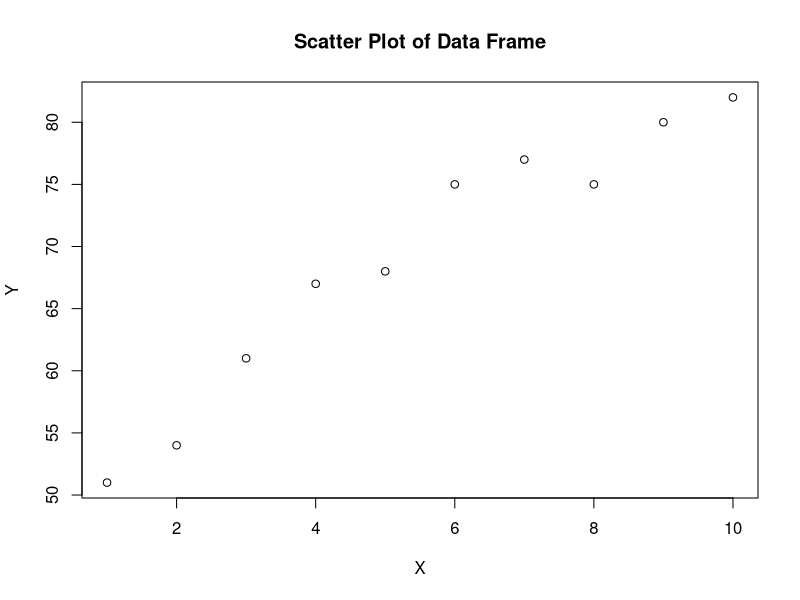
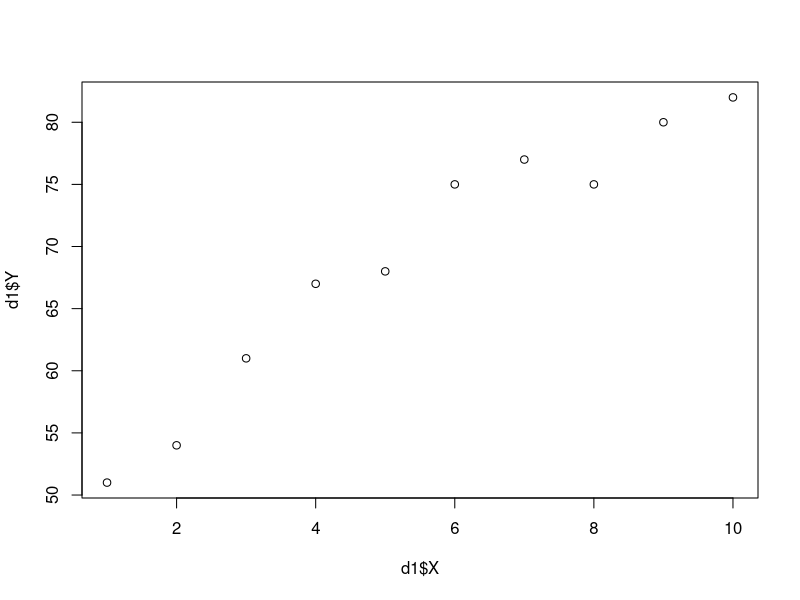
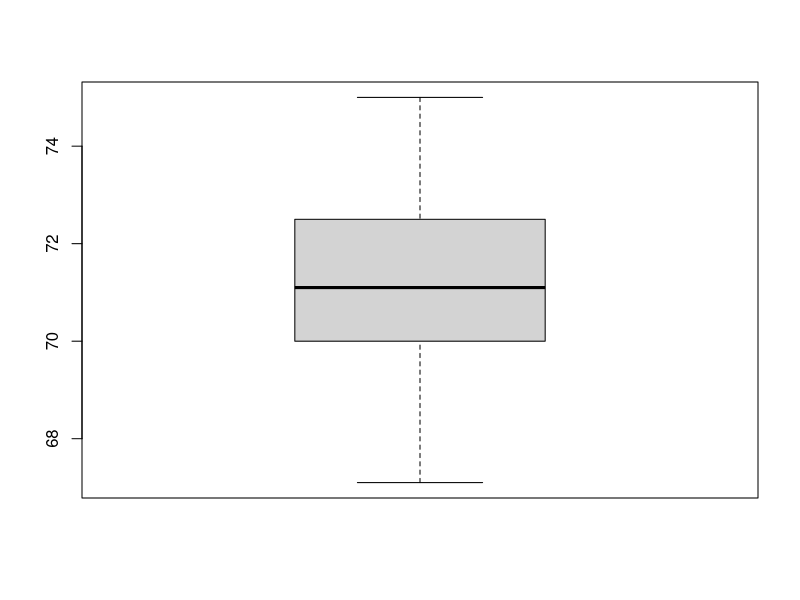

Source code (R) for these figures, in order:
## ---- chunk 1
knitr::opts_chunk$set(echo = TRUE)
## ---- chunk 2
x <- 10  # The '<-' operator works like '=' in Python.
x

x <- sqrt(2)  # Store the square root of 2 in x.
x

y <- sqrt(5)  # Store the square root of 5 in y.
y

y + x  # Sum of x and y.
## ---- chunk 3
1 + 2 + 3   # Addition
2 + 3 * 4   # Multiplication takes precedence
3 / 2 + 1   # Division precedes addition
4 * 3^3     # Power operation
## ---- chunk 4
sqrt(2)      # Square root
27^(1/3)     # Cube root
64^(1/4)     # Fourth root
sin(pi)      # Sine of pi (should be close to zero)
## ---- chunk 5
log(5)    # Natural logarithm (ln)
log10(5)  # Logarithm base 10
log2(5)   # Logarithm base 2
exp(1.61) # Exponential function
## ---- chunk 6
x1 <- 10
x1

x2 <- c(1, 3, 6)
x2
x2[1]         # First element
x2[2]         # Second element
length(x2)    # Length of vector

is.vector(x2)
is.matrix(x2)
is.numeric(x2)
is.character(x2)
## ---- chunk 7
x3 <- 1:10                 # Sequence from 1 to 10
x3

x4 <- seq(0, 1, by = 0.1)  # Sequence from 0 to 1 with step 0.1
x4
x4[x4 > 0.5]               # Filter values greater than 0.5
x4[x4 >= 0.5]              # Filter values greater than or equal to 0.5
x4 <= 0.5                  # Logical test
## ---- chunk 8
x5 <- seq(0, 1, length.out = 11)
x5

x6 <- rep(1, 5)              # Repeat 1 five times
x6

x7 <- rep(c(1, 2), c(3, 5))  # Repeat 1 three times and 2 five times
x7

x8 <- rep(1:3, each = 5)
x8

x9 <- rep(2:5, each = 5)
x9
## ---- chunk 9
set.seed(123)

x10 <- rnorm(10, mean = 70, sd = 10)
x10

sum(x10)      # Sum
mean(x10)     # Mean
var(x10)      # Variance
sd(x10)       # Standard deviation
min(x10)      # Minimum value
max(x10)      # Maximum value
## ---- chunk 10
summary(x10)  # Summary statistics
summary(1:10)
## ---- chunk 11
d1 <- data.frame(X = 1:10,
                 Y = c(51, 54, 61, 67, 68, 75, 77, 75, 80, 82))
d1

summary(d1)
## ---- chunk 12
names(d1)
d1$X  # Column X
d1$Y  # Column Y
## ---- chunk 13
plot(d1)  # Scatter plot
title("Scatter Plot of Data Frame")
plot(d1$X, d1$Y)  # X vs Y
## ---- chunk 14
treatments <- rep(c("A", "B", "C", "D"), each = 5)

replicates <- rep(1:5, times = 4)

production <- c(25, 26, 20, 23, 21, 
                31, 25, 28, 27, 24, 
                22, 26, 28, 25, 29, 
                33, 29, 31, 34, 28)

data <- data.frame(treatments, replicates, production)
## ---- chunk 15
data <- read.csv("data_1.csv", header = TRUE)
head(data)
## ---- chunk 16
data$treatments <- as.factor(data$treatments)
head(data)
## ---- chunk 17
y <- c(72.5, 69, 75, 70.8, 71.2, 73, 70, 67.1, 71, 72.5)

?sum
?mean

sum(y)
length(y)
mean(y)
median(y)
sort(y)
table(y)
var(y)
sd(y)
sqrt(var(y))
summary(y)
epm <- sd(y) / sqrt(length(y))
epm

q1 <- quantile(y, 0.25)
q2.5 <- quantile(y, 0.025)
q97.5 <- quantile(y, 0.975)
IQR(y)
boxplot(y)
